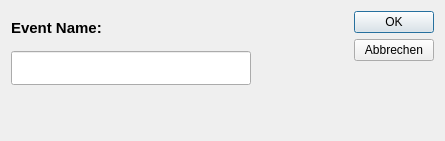
<?xml version="1.0" encoding="UTF-8"?>
<ui version="4.0">
 <class>Event_add</class>
 <widget class="QDialog" name="Event_add">
  <property name="geometry">
   <rect>
    <x>0</x>
    <y>0</y>
    <width>445</width>
    <height>141</height>
   </rect>
  </property>
  <property name="windowTitle">
   <string>Dialog</string>
  </property>
  <layout class="QHBoxLayout" name="horizontalLayout_2">
   <item>
    <layout class="QHBoxLayout" name="horizontalLayout">
     <item>
      <layout class="QVBoxLayout" name="verticalLayout">
       <property name="sizeConstraint">
        <enum>QLayout::SetMinAndMaxSize</enum>
       </property>
       <item>
        <widget class="QLabel" name="lbl_EventName">
         <property name="font">
          <font>
           <pointsize>11</pointsize>
           <weight>75</weight>
           <bold>true</bold>
          </font>
         </property>
         <property name="text">
          <string>Event Name:</string>
         </property>
         <property name="textFormat">
          <enum>Qt::AutoText</enum>
         </property>
        </widget>
       </item>
       <item>
        <widget class="QLineEdit" name="lineEdit_Event_Name">
         <property name="sizePolicy">
          <sizepolicy hsizetype="Preferred" vsizetype="Preferred">
           <horstretch>0</horstretch>
           <verstretch>0</verstretch>
          </sizepolicy>
         </property>
         <property name="minimumSize">
          <size>
           <width>240</width>
           <height>0</height>
          </size>
         </property>
         <property name="maximumSize">
          <size>
           <width>80</width>
           <height>16777215</height>
          </size>
         </property>
        </widget>
       </item>
       <item>
        <spacer name="verticalSpacer_2">
         <property name="orientation">
          <enum>Qt::Vertical</enum>
         </property>
         <property name="sizeType">
          <enum>QSizePolicy::Preferred</enum>
         </property>
         <property name="sizeHint" stdset="0">
          <size>
           <width>15</width>
           <height>45</height>
          </size>
         </property>
        </spacer>
       </item>
      </layout>
     </item>
     <item>
      <spacer name="horizontalSpacer">
       <property name="orientation">
        <enum>Qt::Horizontal</enum>
       </property>
       <property name="sizeHint" stdset="0">
        <size>
         <width>40</width>
         <height>20</height>
        </size>
       </property>
      </spacer>
     </item>
     <item>
      <layout class="QVBoxLayout" name="verticalLayout_2">
       <item>
        <widget class="QPushButton" name="pBtn_Event_Add_OK">
         <property name="text">
          <string>OK</string>
         </property>
        </widget>
       </item>
       <item>
        <widget class="QPushButton" name="pBtn_Event_Add_Abbrechen">
         <property name="text">
          <string>Abbrechen</string>
         </property>
        </widget>
       </item>
       <item>
        <spacer name="verticalSpacer">
         <property name="orientation">
          <enum>Qt::Vertical</enum>
         </property>
         <property name="sizeHint" stdset="0">
          <size>
           <width>20</width>
           <height>40</height>
          </size>
         </property>
        </spacer>
       </item>
      </layout>
     </item>
    </layout>
   </item>
  </layout>
 </widget>
 <resources/>
 <connections>
  <connection>
   <sender>pBtn_Event_Add_Abbrechen</sender>
   <signal>clicked()</signal>
   <receiver>Event_add</receiver>
   <slot>close()</slot>
   <hints>
    <hint type="sourcelabel">
     <x>392</x>
     <y>53</y>
    </hint>
    <hint type="destinationlabel">
     <x>397</x>
     <y>77</y>
    </hint>
   </hints>
  </connection>
 </connections>
</ui>
